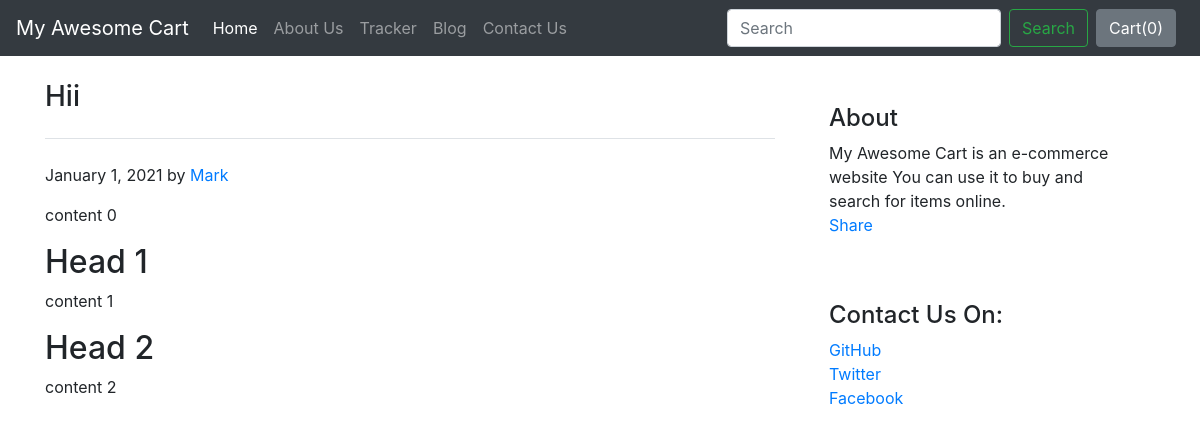
The page /blog/blogpost/1 on the database its author committed.
### blog/models.py (models this page shows, shortened)
class Blogpost(models.Model):
    post_id = models.AutoField(primary_key=True)
    title = models.CharField(max_length=50)
    head0 = models.CharField(max_length=500, default="")
    chead0 = models.CharField(max_length=500, default="")
    head1 = models.CharField(max_length=500, default="")
    chead1 = models.CharField(max_length=500, default="")
    head2 = models.CharField(max_length=500, default="")
    chead2 = models.CharField(max_length=500, default="")
    pub_date = models.DateField()
    thumbnail = models.ImageField(upload_to="basic/images", default="")

### blog/views.py (the view)
# urls.py: path("blogpost/<int:id>", views.blogpost, name="blogPost")
def blogpost(request, id):
    post = Blogpost.objects.filter(post_id = id)[0]
    return render(request, "blog/blogpost.html", {'post':post})

### blog/templates/blog/blogpost.html (shortened to what this page needs)
{% extends 'blog/basic.html' %}
{% block body %}
<div class="container">
    <div class="row mt-4">
        <div class="col-md-8">
          <h3 class="pb-4 mb-4 fst-italic border-bottom">
            {{post.title}}
          </h3>
            <p class="blog-post-meta">January 1, 2021 by <a href="#">Mark</a></p>
            <p>{{post.chead0}}</p>
            <h2>{{post.head1}}</h2>
            <p>{{post.chead1}}</p>
          <h2>{{post.head2}}</h2>
            <p>{{post.chead2}}</p>
        </div>
        <div class="col-md-4">
          <div class="position-sticky" style="top: 2rem;">
            <div class="p-4 mb-3 bg-body-tertiary rounded">
              <h4 class="fst-italic">About</h4>
              <p class="mb-0">My Awesome Cart is an e-commerce website You can use it to buy and search for items online.</p>
              <div class="fb-share-button" data-href="http://127.0.0.1:8000/blog/blogpost/{{post.post_id}}" data-layout="" data-size=""><a target="_blank" href="https://www.facebook.com/sharer/sharer.php?u=http%3A%2F%2F127.0.0.1%3A8000%2Fblog%2Fblogpost%2F1&amp;src=sdkpreparse" class="fb-xfbml-parse-ignore">Share</a></div>
            </div>
            <div class="p-4">
              <h4 class="fst-italic">Contact Us On:</h4>
              <ol class="list-unstyled">
                <li><a href="#">GitHub</a></li>
                <li><a href="#">Twitter</a></li>
                <li><a href="#">Facebook</a></li>
              </ol>
            </div>
          </div>
        </div>
      </div>
</div>
{% endblock %}

### rows shown on the page
Blogpost: title "Hii", chead0 "content 0", head1 "Head 1", chead1 "content 1", head2 "Head 2", chead2 "content 2"
